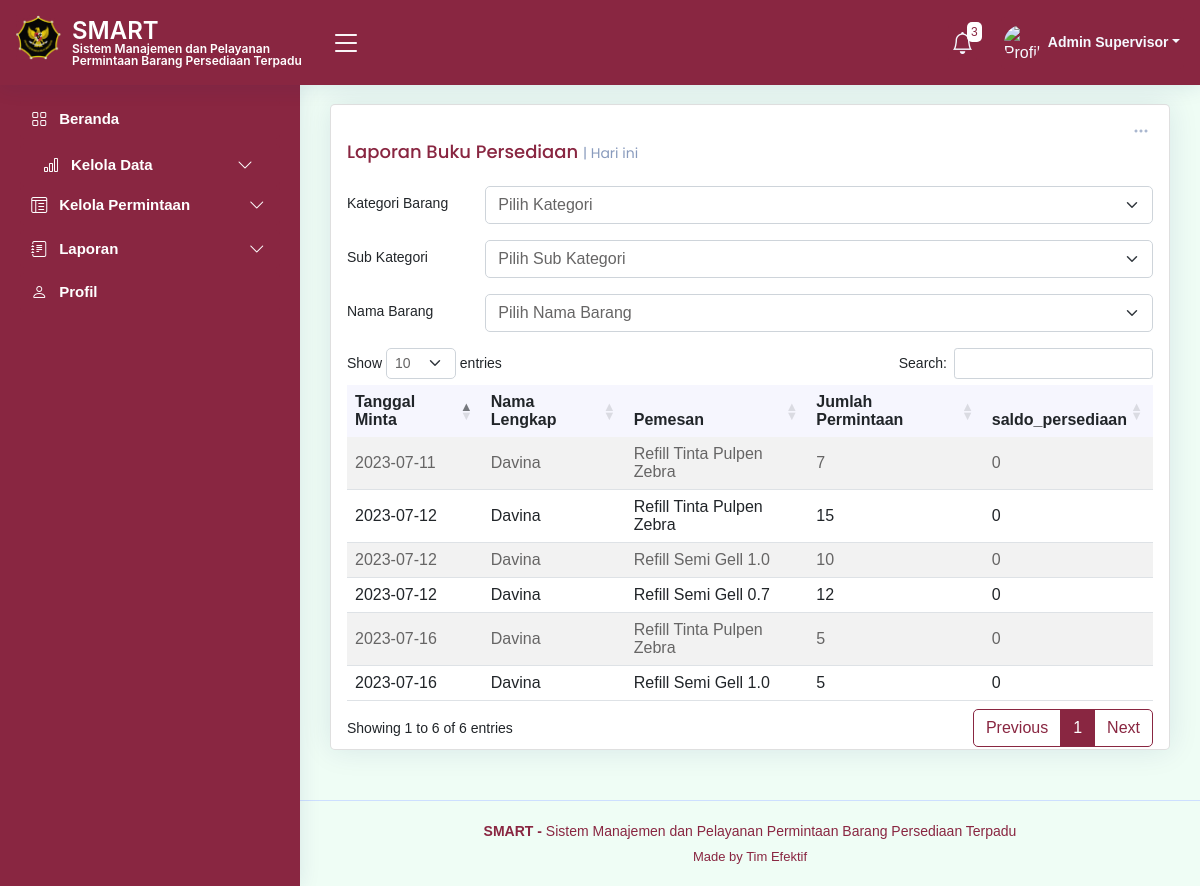
Screenshot of /laporanBuku.php (signed in) with the database file from the repository.
### tables this page shows
CREATE TABLE `tb_order` (
  `id_transaksi` int(11) NOT NULL,
  `id_user` int(11) NOT NULL,
  `tgl_minta` date NOT NULL,
  `tgl_siap` date DEFAULT NULL,
  `status` varchar(50) NOT NULL DEFAULT 'Menunggu',
  `tgl_ambil` date DEFAULT NULL
);

CREATE TABLE `tb_user` (
  `id_user` int(25) NOT NULL,
  `username` varchar(50) NOT NULL,
  `nama_lengkap` varchar(100) NOT NULL,
  `email` varchar(100) NOT NULL,
  `nip` varchar(30) NOT NULL,
  `password` varchar(100) NOT NULL,
  `tipe_akun` text NOT NULL,
  `foto_user` blob NOT NULL
);

CREATE TABLE `tb_barang` (
  `id_barang` int(25) NOT NULL,
  `kode_barang` int(25) NOT NULL,
  `id_kategori` int(25) NOT NULL,
  `nama_sub_kategori` varchar(25) NOT NULL,
  `nama` varchar(25) NOT NULL,
  `deskripsi` varchar(200) NOT NULL,
  `gambar` blob DEFAULT NULL,
  `tgl_masuk` date NOT NULL,
  `stok_minimal` int(11) NOT NULL
);

CREATE TABLE `tb_order_detail` (
  `id_order_detail` int(25) NOT NULL,
  `id_transaksi` int(25) NOT NULL,
  `id_barang` int(25) NOT NULL,
  `jumlah_minta` int(11) NOT NULL,
  `saldo_persediaan` int(11) NOT NULL
);

### notif_functions.php (called while the page is built, shortened)
<?php
function getBarangHampirHabis($con) {
    $query = "SELECT tb_barang.nama, tb_barang.stok_minimal, tb_cek_stok.jumlah_stok_akhir
              FROM tb_barang
              INNER JOIN tb_cek_stok ON tb_barang.id_barang = tb_cek_stok.id_barang";
    $result = mysqli_query($con, $query);
    $notifications = array();
    if (mysqli_num_rows($result) > 0) {
        while ($row = mysqli_fetch_assoc($result)) {
            $stok_minimal = $row['stok_minimal'];
            $jumlah_stok_akhir = $row['jumlah_stok_akhir'];
        }
    }
    return $notifications;
}
function getBarangStokMinimal($con) {
    $query = "SELECT tb_barang.nama, tb_barang.stok_minimal, tb_cek_stok.jumlah_stok_akhir
              FROM tb_barang
              INNER JOIN tb_cek_stok ON tb_barang.id_barang = tb_cek_stok.id_barang";
    $result = mysqli_query($con, $query);
    $notifications = array();
    if (mysqli_num_rows($result) > 0) {
        while ($row = mysqli_fetch_assoc($result)) {
            $nama = $row['nama'];
            $stok_minimal = $row['stok_minimal'];
            $jumlah_stok_akhir = $row['jumlah_stok_akhir'];
            if ($jumlah_stok_akhir <= $stok_minimal) {
                $notifications[] = "Stok Barang $nama sudah mencapai jumlah stok minimal";
            }
        }
    }
    return $notifications;
}
?>

### laporanBuku.php (the view, shortened to what this page needs)
<?php
$namaLengkap = $_SESSION['nama_lengkap'];
?>
<!DOCTYPE html>
<html lang="en">
<head>
  <link href="assets/vendor/bootstrap/css/bootstrap.min.css" rel="stylesheet">
  <link href="assets/vendor/bootstrap-icons/bootstrap-icons.css" rel="stylesheet">
  <link href="assets/vendor/boxicons/css/boxicons.min.css" rel="stylesheet">
  <link href="assets/vendor/quill/quill.snow.css" rel="stylesheet">
  <link href="assets/vendor/quill/quill.bubble.css" rel="stylesheet">
  <link href="assets/vendor/remixicon/remixicon.css" rel="stylesheet">
  <link href="assets/vendor/simple-datatables/style.css" rel="stylesheet">
  <link rel="stylesheet" href="https://cdnjs.cloudflare.com/ajax/libs/twitter-bootstrap/5.2.0/css/bootstrap.min.css">
  <link rel="stylesheet" href="https://cdn.datatables.net/1.13.4/css/dataTables.bootstrap5.min.css">
  <link href="https://cdnjs.cloudflare.com/ajax/libs/font-awesome/5.10.0/css/all.min.css" rel="stylesheet">
  <link href="https://cdn.jsdelivr.net/npm/bootstrap-icons@1.4.1/font/bootstrap-icons.css" rel="stylesheet">
  <link href="assets/css/style.css" rel="stylesheet">
  <link href="assets/css/bootstrap.min.css" rel="stylesheet">
</head>
<body>
  <header id="header" class="header fixed-top d-flex align-items-center">
    <div class="d-flex align-items-center justify-content-between">
      <a href="index.html" class="logo d-flex align-items-center">
        <img src="assets/img/logo2.png" alt="">
        <span class="htsimpan">SMART<br>
          <tb class="tbsmart">Sistem Manajemen dan Pelayanan Permintaan Barang Persediaan Terpadu</tb></span>
      </a>
      <i class="bi bi-list toggle-sidebar-btn"></i>
    </div>
    <nav class="header-nav ms-auto">
      <ul class="d-flex align-items-center">
      <?php
      require_once 'koneksi.php';
      require_once 'notif_functions.php';
      $con = db_connect();
      $barangHampirHabis = getBarangHampirHabis($con);
      $barangStokMinimal = getBarangStokMinimal($con);
      $totalNotifikasi = count($barangHampirHabis) + count($barangStokMinimal);
      ?>
      <li class="nav-item dropdown">
        <a class="nav-link nav-icon" href="#" data-bs-toggle="dropdown">
          <i class="bi bi-bell"></i>
          <span class="badge bg-primary badge-number"><?php echo $totalNotifikasi; ?></span>
        </a>
      </li>
        <li class="nav-item dropdown pe-3">
          <a class="nav-link nav-profile d-flex align-items-center pe-0" href="#" data-bs-toggle="dropdown">
            <img src="assets/img/profile-img.jpg" alt="Profile" class="rounded-circle">
            <span class="d-none d-md-block dropdown-toggle ps-2"><?php echo $namaLengkap; ?></span>
          </a>
        </li>
      </ul>
    </nav>
  </header>
 <aside id="sidebar" class="sidebar">
<ul class="sidebar-nav" id="sidebar-nav">
  <li class="nav-item">
    <a class="nav-link " href="index.php">
      <i class="bi bi-grid"></i>
      <span>Beranda</span>
    </a>
  </li>
  <a class="nav-link collapsed" data-bs-target="#tables-nav" data-bs-toggle="collapse" href="#">
    <i class="bi bi-bar-chart"></i><span></span>Kelola Data</span><i class="bi bi-chevron-down ms-auto"></i>
  </a>
  <li class="nav-item">
        <a class="nav-link collapsed" data-bs-target="#icons-nav" data-bs-toggle="collapse" href="#">
          <i class="bi bi-layout-text-window-reverse"></i><span>Kelola Permintaan</span><i class="bi bi-chevron-down ms-auto"></i>
        </a>
      </li>
  <li class="nav-item">
    <a class="nav-link collapsed" data-bs-target="#forms-nav" data-bs-toggle="collapse" href="#">
      <i class="bi bi-journal-text"></i><span>Laporan</span><i class="bi bi-chevron-down ms-auto"></i>
    </a>
  </li>
  <li class="nav-item">
    <a class="nav-link collapsed" href="profil.php">
      <i class="bi bi-person"></i>
      <span>Profil</span>
    </a>
  </li>
</ul>
</aside>
  <main id="main" class="main">
    <section class="section dashboard">
      <div class="row">
        <class="col-lg-8">
          <div class="row">
            <div class="col-12">
              <div class="card top-selling overflow-auto">
                <div class="filter">
                  <a class="icon" href="#" data-bs-toggle="dropdown"><i class="bi bi-three-dots"></i></a>
                </div>
                <div class="card-body pb-0">
                  <h5 class="card-title">Laporan Buku Persediaan <span>| Hari ini</span></h5>
                  <div class="row mb-3">
                    <label for="kategori" class="col-sm-2 col-form-label">Kategori Barang</label>
                    <div class="col-sm-10">
                      <select class="form-select" name="kategori" id="kategori" required>
                        <option value="">Pilih Kategori</option>
                      </select>
                    </div>
                  </div>
                  <div class="row mb-3">
                    <label for="sub_kategori" class="col-sm-2 col-form-label">Sub Kategori</label>
                    <div class="col-sm-10">
                      <select class="form-select" name="sub_kategori" id="sub_kategori" required>
                        <option value="">Pilih Sub Kategori</option>
                      </select>
                    </div>
                  </div>
                  <div class="row mb-3">
                    <label for="nama_barang" class="col-sm-2 col-form-label">Nama Barang</label>
                    <div class="col-sm-10">
                      <select class="form-select" name="nama" id="nama" required>
                        <option value="">Pilih Nama Barang</option>
                      </select>
                    </div>
                  </div>
                  <table id="example" class="table table-striped" style="width:100%">
                    <thead>
                      <tr>
                        <th>Tanggal Minta</th>
                        <th>Nama Lengkap</th>
                        <th>Pemesan</th>
                        <th>Jumlah Permintaan</th>
                        <th>saldo_persediaan</th>
                      </tr>
                    </thead>
                    <tbody>
                      <?php
                      $con = db_connect();
                      $query = "SELECT tb_order.tgl_minta, tb_user.nama_lengkap, tb_barang.nama,tb_order_detail.jumlah_minta, tb_order_detail.saldo_persediaan
                                FROM tb_order
                                JOIN tb_order_detail ON tb_order.id_transaksi = tb_order_detail.id_transaksi
                                JOIN tb_user ON tb_order.id_user = tb_user.id_user
                                JOIN tb_barang ON tb_order_detail.id_barang = tb_barang.id_barang";
                      $result = mysqli_query($con, $query);
                      while ($row = mysqli_fetch_assoc($result)) {
                        echo "<tr>";
                        echo "<td>" . $row['tgl_minta'] . "</td>";
                        echo "<td>" . $row['nama_lengkap'] . "</td>";
                        echo "<td>" . $row['nama'] . "</td>";
                        echo "<td>" . $row['jumlah_minta'] . "</td>";
                        echo "<td>" . $row['saldo_persediaan'] . "</td>";
                        echo "</tr>";
                      }
                      ?>
                    </tbody>
                  </table>
                </div>
              </div>
            </div>
          </div>
        </div>
    </section>
  </main>
<footer id="footer" class="footer">
    <div class="copyright">
      <strong>  SMART - </strong> <span>Sistem Manajemen dan Pelayanan Permintaan Barang Persediaan Terpadu</span>
    </div>
    <div class="credits">
      Made by <a>Tim Efektif</a>
    </div>
  </footer>
</body>
</html>

### assets/css/style.css (style rules this page uses)
:root { scroll-behavior: smooth; }
body { font-family: "Open Sans", sans-serif; background: #f6f9ff; color: #444444; }
a { color: #892641; text-decoration: none; }
h1, h2, h3, h4, h5, h6 { font-family: "Nunito", sans-serif; }
#main { margin-top: 60px; padding: 20px 30px; transition: all 0.3s; }
.card { margin-bottom: 30px; border: none; border-radius: 5px; box-shadow: 0px 0 30px rgba(1, 41, 112, 0.1); }
.card-title { padding: 20px 0 15px 0; font-size: 18px; font-weight: 500; color: #892641; font-family: "Poppins", sans-serif; }
.card-title span { color: #899bbd; font-size: 14px; font-weight: 400; }
.card-body { padding: 0 20px 20px 20px; }
.logo { line-height: 1; }
@media (min-width: 1200px) { .logo { width: 300px; } }
.logo img { position: relative; top: -5px; left: -4px; max-height: 45px; margin-right: 7px; }
.logo span { font-size: 24px; font-weight: 600; color: #fff; font-family: "Inter", sans-serif; }
.header { transition: all 0.5s; z-index: 997; height: 85px; box-shadow: 0px 2px 20px rgba(1, 41, 112, 0.1); background-color: #fff; padding-left: 20px; }
.header .toggle-sidebar-btn { font-size: 32px; padding-left: 10px; cursor: pointer; color: #fff; }
.header-nav ul { list-style: none; }
.header-nav > ul { margin: 0; padding: 0; }
.header-nav .nav-link { color: #fff; transition: 0.3; background: #892641; border-radius: 4px; }
.header-nav .nav-icon { font-size: 22px; color: #f6f9ff; margin-right: 24px; position: relative; }
.header-nav .nav-profile { color: #f6f9ff; }
.header-nav .nav-profile img { max-height: 36px; max-width: 36px; }
.header-nav .nav-profile span { font-size: 14px; font-weight: 600; }
.header-nav .badge-number { position: absolute; inset: -2px -5px auto auto; font-weight: normal; font-size: 12px; padding: 4px 4px; background-color: #f6f9ff; }
.header-nav .dropdown-toggle { padding-right: 4px; }
.sidebar { position: fixed; top: 80px; left: 0; bottom: 0; width: 300px; z-index: 996; transition: all 0.3s; padding: 20px; overflow-y: auto; scrollbar-width: thin; scrollbar-color: #aab7cf transparent; box-shadow: 0px 0px 20px rgba(1, 41, 112, 0.1); background-color: #fff; }
@media (min-width: 1200px) { #main, #footer { margin-left: 300px; } }
.sidebar-nav { padding: 0; margin: 0; list-style: none; }
.sidebar-nav li { padding: 0; margin: 0; list-style: none; }
.sidebar-nav .nav-item { margin-bottom: 5px; }
.sidebar-nav .nav-link { display: flex; align-items: center; font-size: 15px; font-weight: 600; color: #fff; transition: 0.3; background: #892641; padding: 10px 15px; border-radius: 4px; }
.sidebar-nav .nav-link i { font-size: 16px; color: #fff; padding: 0 12px 0 8px; }
.sidebar-nav .nav-link.collapsed { color: #fff; background: #892641; }
.sidebar-nav .nav-link.collapsed i { color: #fff; }
.sidebar-nav .nav-link .bi-chevron-down { margin-right: 0; transition: transform 0.2s ease-in-out; }
.dashboard .filter { position: absolute; right: 0px; top: 15px; }
.dashboard .filter .icon { color: #aab7cf; padding-right: 20px; padding-bottom: 5px; transition: 0.3s; font-size: 16px; }
.dashboard .top-selling { font-size: 14px; }
.dashboard .top-selling .table thead { background: #f6f6fe; }
.dashboard .top-selling .table thead th { border: 0; }
.dashboard .top-selling .table tbody td { vertical-align: middle; }
.footer { padding: 20px 0; font-size: 14px; transition: all 0.3s; border-top: 1px solid #cddfff; }
.footer .copyright { text-align: center; color: #892641; }
.footer .credits { padding-top: 5px; text-align: center; font-size: 13px; color: #892641; }

### laporanBuku.php (style rules this page uses)
.header { background-color: #892641; }
.sidebar { background-color: #892641; }
.tbsmart { font-size: 12px; margin-bottom: 0; font-weight: 600; color: #ffffff; }

### rows the page displays
tb_order: tgl_minta "2023-07-11", id_user.nama_lengkap "Davina", tb_barang.nama "Refill Tinta Pulpen Zebra", tb_order_detail.jumlah_minta "7", tb_order_detail.saldo_persediaan "0"
tb_order: tgl_minta "2023-07-12", id_user.nama_lengkap "Davina", tb_barang.nama "Refill Tinta Pulpen Zebra", tb_order_detail.jumlah_minta "15", tb_order_detail.saldo_persediaan "0", tb_barang.nama "Refill Semi Gell 1.0", tb_order_detail.jumlah_minta "10", tb_barang.nama "Refill Semi Gell 0.7", tb_order_detail.jumlah_minta "12"
tb_order: tgl_minta "2023-07-16", id_user.nama_lengkap "Davina", tb_barang.nama "Refill Tinta Pulpen Zebra", tb_order_detail.jumlah_minta "5", tb_order_detail.saldo_persediaan "0", tb_barang.nama "Refill Semi Gell 1.0"

### other values shown
$totalNotifikasi "3"
$namaLengkap "Admin Supervisor"
